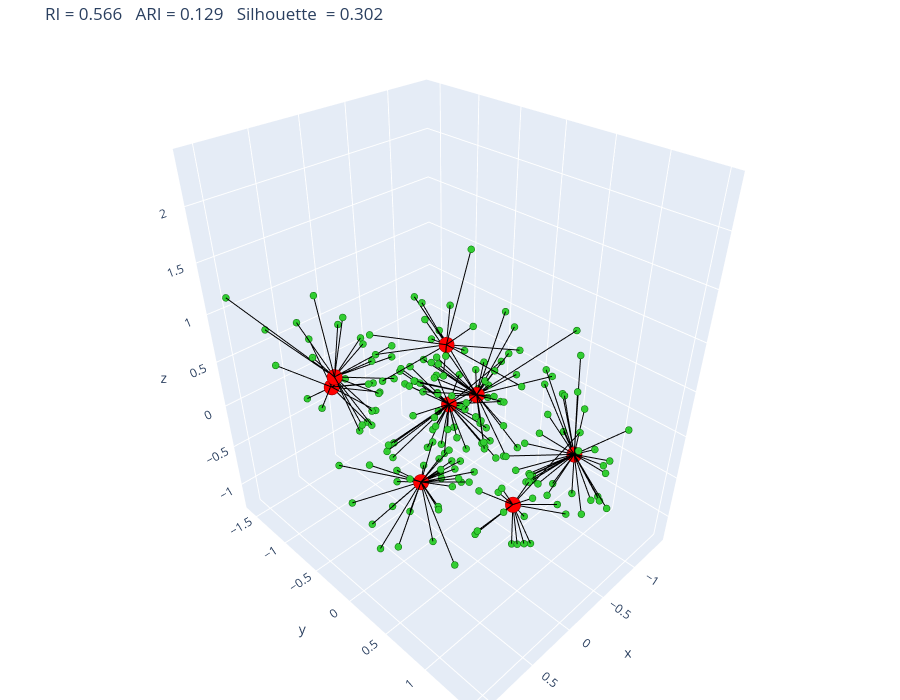

The code cell stored with this chart in its notebook:
### Code cell
from sklearn.metrics import rand_score, adjusted_rand_score
from sklearn.metrics import silhouette_score
lab = ap.predict(X)
#Как считается Rand Index. Берутся все пары точек, и для каждой пары проверяется, согласны ли два разбиения. Пара засчитывается как совпадение в двух случаях: обе точки вместе и в y_true, и в lab, или обе точки порознь и там, и там. RI — это доля таких пар, от 0 до 1, где 1 означает полное совпадение

y_tr = np.array([0] * len(X1) + [1] * len(X2))

ri = rand_score(y_tr, lab)
ari = adjusted_rand_score(y_tr, lab)
sil = silhouette_score(X, lab) # s_i = (b_i - a_i) / max(b_i, a_i), a_i - среднее расстояние до объектово своего кластера, b_i - до чужого

C = ap.cluster_centers_             # координаты центров (красные)

# линии от точки к её центру
lx, ly, lz = [], [], []
for p, c in zip(X, C[lab]):
    lx += [p[0], c[0], None]
    ly += [p[1], c[1], None]
    lz += [p[2], c[2], None]

# наконечники стрелок у центра
d = C[lab] - X
L = np.linalg.norm(d, axis=1)
m = L > 1e-9                        # сами центры стрелку не рисуют
u = d[m] / L[m, None]
tip = X[m] + d[m] * 0.85

fig = go.Figure()
fig.add_trace(go.Scatter3d(x=lx, y=ly, z=lz, mode='lines',
                           line=dict(color='black', width=2), hoverinfo='skip'))
fig.add_trace(go.Cone(x=tip[:, 0], y=tip[:, 1], z=tip[:, 2],
                      u=u[:, 0], v=u[:, 1], w=u[:, 2],
                      sizemode='absolute', sizeref=0.06, anchor='tip',
                      colorscale=[[0, 'black'], [1, 'black']], showscale=False))
fig.add_trace(go.Scatter3d(x=X[:, 0], y=X[:, 1], z=X[:, 2], mode='markers',
                           marker=dict(size=4, color='limegreen', line=dict(color='darkgreen', width=1))))
fig.add_trace(go.Scatter3d(x=C[:, 0], y=C[:, 1], z=C[:, 2], mode='markers',
                           marker=dict(size=9, color='red', line=dict(color='darkred', width=1))))

fig.update_layout(height=700, width=900, margin=dict(l=0, r=0, t=0, b=0), showlegend=False)
fig.update_layout(title=f'RI = {ri:.3f}   ARI = {ari:.3f}   Silhouette  = {sil:.3f}', margin=dict(t=40))
fig.show()

### Figure 1 — Plotly figure (JSON) as saved in the notebook; plotly's stock layout.template omitted (floating-point values rounded to 4 significant figures; data arrays with more than 128 entries replaced by an {"elided": "..."} marker saying what was removed)
{"data": [{"hoverinfo": "skip", "line": {"color": "black", "width": 2}, "mode": "lines", "type": "scatter3d", "x": {"elided": "600 float values"}, "y": {"elided": "600 float values"}, "z": {"elided": "600 float values"}}, {"anchor": "tip", "colorscale": [[0, "black"], [1, "black"]], "showscale": false, "sizemode": "absolute", "sizeref": 0.06, "type": "cone", "u": {"elided": "192 float values"}, "v": {"elided": "192 float values"}, "w": {"elided": "192 float values"}, "x": {"elided": "192 float values"}, "y": {"elided": "192 float values"}, "z": {"elided": "192 float values"}}, {"marker": {"color": "limegreen", "line": {"color": "darkgreen", "width": 1}, "size": 4}, "mode": "markers", "type": "scatter3d", "x": {"elided": "200 float values"}, "y": {"elided": "200 float values"}, "z": {"elided": "200 float values"}}, {"marker": {"color": "red", "line": {"color": "darkred", "width": 1}, "size": 9}, "mode": "markers", "type": "scatter3d", "x": [0.5569, 0.7431, 0.4592, -0.6466, -0.03792, 0.5499, 0.1691, -0.4107], "y": [0.3376, -0.487, 1.255, 1.018, 0.3989, 0.6385, -1.378, -0.3022], "z": [-0.029, 0.7291, 0.2837, -0.04871, 0.6009, 1.485, -0.1404, -0.08578]}], "layout": {"height": 700, "margin": {"b": 0, "l": 0, "r": 0, "t": 40}, "showlegend": false, "title": {"text": "RI = 0.566   ARI = 0.129   Silhouette  = 0.302"}, "width": 900}}
